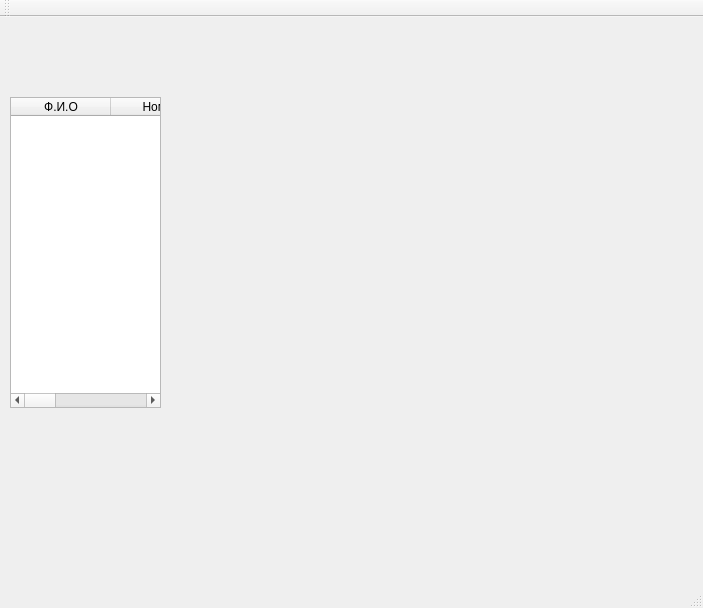
<?xml version="1.0" encoding="UTF-8"?>
<ui version="4.0">
 <class>AddresBookClass</class>
 <widget class="QMainWindow" name="AddresBookClass">
  <property name="geometry">
   <rect>
    <x>0</x>
    <y>0</y>
    <width>703</width>
    <height>608</height>
   </rect>
  </property>
  <property name="windowTitle">
   <string>AddresBook</string>
  </property>
  <widget class="QWidget" name="centralWidget">
   <widget class="QTableWidget" name="tableWidgetBook">
    <property name="geometry">
     <rect>
      <x>10</x>
      <y>80</y>
      <width>151</width>
      <height>311</height>
     </rect>
    </property>
    <property name="columnCount">
     <number>4</number>
    </property>
    <column>
     <property name="text">
      <string>Ф.И.О</string>
     </property>
    </column>
    <column>
     <property name="text">
      <string>Номер</string>
     </property>
    </column>
    <column>
     <property name="text">
      <string>Email</string>
     </property>
    </column>
    <column>
     <property name="text">
      <string>Адрес</string>
     </property>
    </column>
   </widget>
   <widget class="QWidget" name="horizontalLayoutWidget">
    <property name="geometry">
     <rect>
      <x>160</x>
      <y>40</y>
      <width>491</width>
      <height>481</height>
     </rect>
    </property>
    <layout class="QHBoxLayout" name="horizontalLayout"/>
   </widget>
  </widget>
  <widget class="QMenuBar" name="menuBar">
   <property name="geometry">
    <rect>
     <x>0</x>
     <y>0</y>
     <width>703</width>
     <height>21</height>
    </rect>
   </property>
  </widget>
  <widget class="QToolBar" name="mainToolBar">
   <attribute name="toolBarArea">
    <enum>TopToolBarArea</enum>
   </attribute>
   <attribute name="toolBarBreak">
    <bool>false</bool>
   </attribute>
  </widget>
  <widget class="QStatusBar" name="statusBar"/>
 </widget>
 <layoutdefault spacing="6" margin="11"/>
 <resources>
  <include location="AddresBook.qrc"/>
 </resources>
 <connections/>
</ui>
